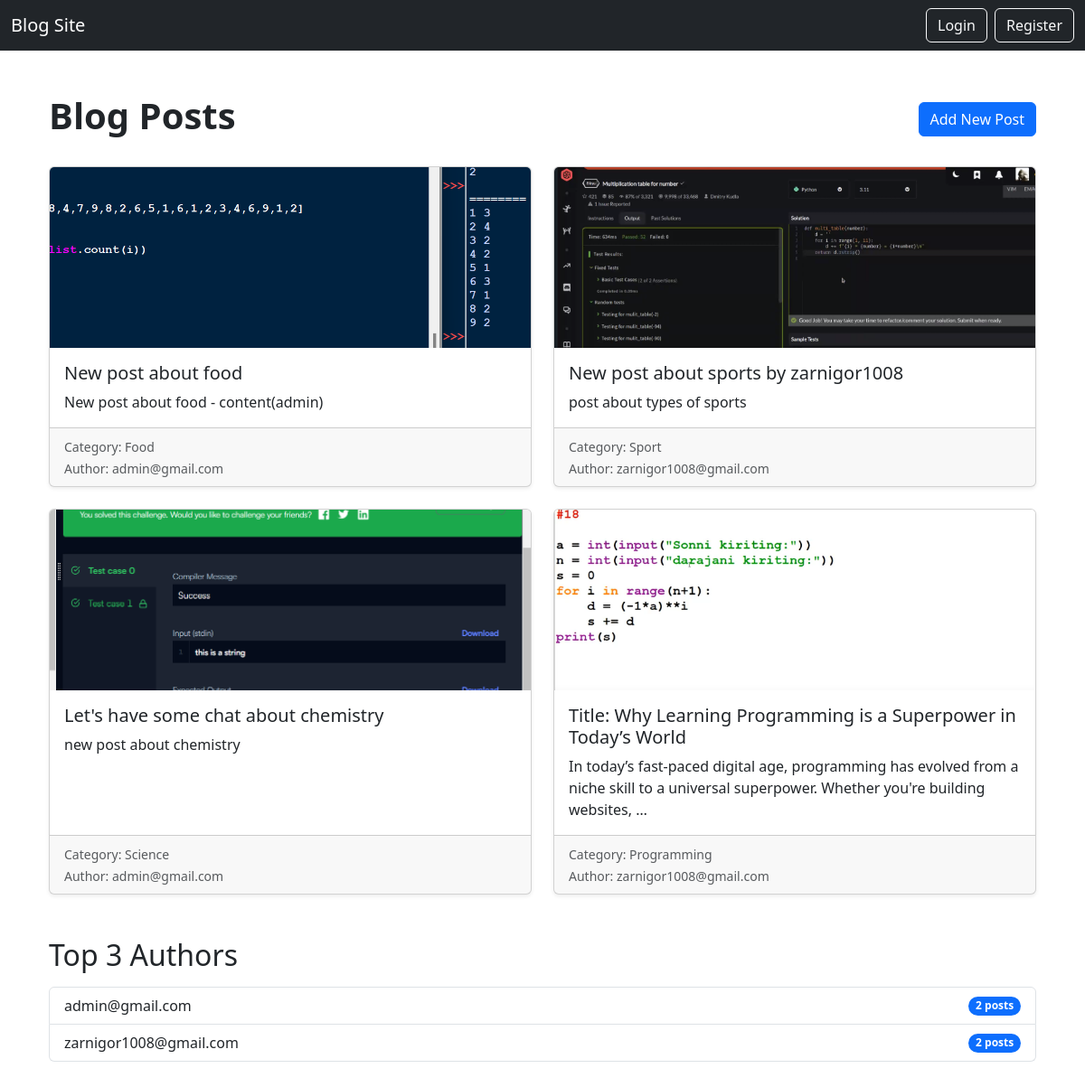
The page / on the database its author committed.
### apps/blog/models.py (models this page shows, shortened)
class Post(models.Model):
    title = models.CharField("Title", max_length=256)
    slug = models.SlugField("Slug", unique=True)
    content = models.TextField('Content')
    category = models.ForeignKey(
        Category, on_delete=models.CASCADE, verbose_name="Category")
    image = models.ImageField("Image", upload_to="images/", )
    author = models.ForeignKey(CustomUser, on_delete=models.CASCADE)
    class Meta:
        verbose_name = "Post"
        verbose_name_plural = "Posts"

class Category(models.Model):
    title = models.CharField('Title', max_length=256)
    slug = models.SlugField('Slug', unique=True)
    class Meta:
        verbose_name = "Category"
        verbose_name_plural = "Categories"

### apps/users/models.py (models this page shows)
class CustomUser(AbstractUser):
    username = None
    email = models.EmailField(_("email address"), unique=True)
    EMAIL_FIELD = "email"
    USERNAME_FIELD = "email"
    REQUIRED_FIELDS = []
    objects = CustomUserManager()

### apps/common/views.py (the view)
# urls.py: path("", HomePageView.as_view(), name="home")
class HomePageView(TemplateView):
    template_name = "home.html"
    def get_context_data(self, **kwargs):
        context = super().get_context_data(**kwargs)
        posts = Post.objects.all()
        context['posts'] = posts
        top_authors = (
            CustomUser.objects.annotate(post_count=Count('post'))
            .filter(post_count__gt=0)
            .order_by('-post_count')[:3]
        )
        context['top_authors'] = top_authors
        return context

### templates/home.html
{% extends 'base.html' %}
{% block content %}
<div class="container my-5">
    <div class="d-flex justify-content-between align-items-center mb-4">
        <h1 class="fw-bold">Blog Posts</h1>
        <a href="{% url 'blog:create_post' %}" class="btn btn-primary">Add New Post</a>
    </div>
    <div class="row row-cols-1 row-cols-md-2 g-4">
        {% for post in posts %}
        <div class="col">
            <div class="card h-100 shadow-sm">
                {% if post.image %}
                <img src="{{ post.image.url }}" class="card-img-top" alt="{{ post.title }}" style="height: 200px; object-fit: cover;">
                {% endif %}
                <div class="card-body">
                    <h5 class="card-title">
                        <a href="{% url 'blog:detail_post' post.slug %}" class="text-decoration-none text-dark">
                            {{ post.title }}
                        </a>
                    </h5>
                    <p class="card-text">{{ post.content|truncatewords:20 }}</p>
                </div>
                <div class="card-footer text-muted">
                    <small>Category: {{ post.category.title }}</small><br>
                    <small>Author: {{ post.author.email }}</small>
                </div>
            </div>
        </div>
        {% endfor %}
    </div>
    <div class="mt-5">
        <h2 class="mb-3">Top 3 Authors</h2>
        <ul class="list-group">
            {% for author in top_authors %}
                <li class="list-group-item d-flex justify-content-between align-items-center">
                    {{ author.email }}
                    <span class="badge bg-primary rounded-pill">{{ author.post_count }} post{{ author.post_count|pluralize }}</span>
                </li>
            {% empty %}
                <li class="list-group-item">No authors found.</li>
            {% endfor %}
        </ul>
    </div>
</div>
{% endblock %}

### templates/base.html (shortened to what this page needs)
<!DOCTYPE html>
<html lang="en">
<head>
    <link href="https://cdn.jsdelivr.net/npm/bootstrap@5.3.0/dist/css/bootstrap.min.css" rel="stylesheet">
</head>
<body>
    <nav class="navbar navbar-expand-lg navbar-dark bg-dark mb-4">
        <div class="container-fluid">
            <a class="navbar-brand" href="/">Blog Site</a>
            <div class="collapse navbar-collapse justify-content-end">
                <ul class="navbar-nav">
                    {% if user.is_authenticated %}
                        <li class="nav-item">
                            <form method="POST" action="{% url 'users:logout' %}">
                                {% csrf_token %}
                                <button type="submit" class="btn btn-outline-light">Logout</button>
                            </form>
                        </li>
                    {% else %}
                        <li class="nav-item">
                            <a class="btn btn-outline-light me-2" href="{% url 'users:login' %}">Login</a>
                        </li>
                        <li class="nav-item">
                            <a class="btn btn-outline-light" href="{% url 'users:register' %}">Register</a>
                        </li>
                    {% endif %}
                </ul>
            </div>
        </div>
    </nav>
    <div class="container">
        {% block content %}
        {% endblock %}
    </div>
</body>
</html>

### rows shown on the page
Post: image (picture), title "New post about food", content "New post about food - content(admin)", category "Food", author.email "admin@gmail.com"
Post: image (picture), title "New post about sports by zarnigor1008", content "post about types of sports", category "Sport", author.email "zarnigor1008@gmail.com"
Post: image (picture), title "Let's have some chat about chemistry", content "new post about chemistry", category "Science", author.email "admin@gmail.com"
Post: image (picture), title "Title: Why Learning Programming is a Superpower in Today’s World", content "In today’s fast-paced digital age, programming has evolved from a niche skill to a universal superpower. Whether you're building websites, …", category "Programming", author.email "zarnigor1008@gmail.com"
CustomUser: email "admin@gmail.com", post_count "2"
CustomUser: email "zarnigor1008@gmail.com", post_count "2"
